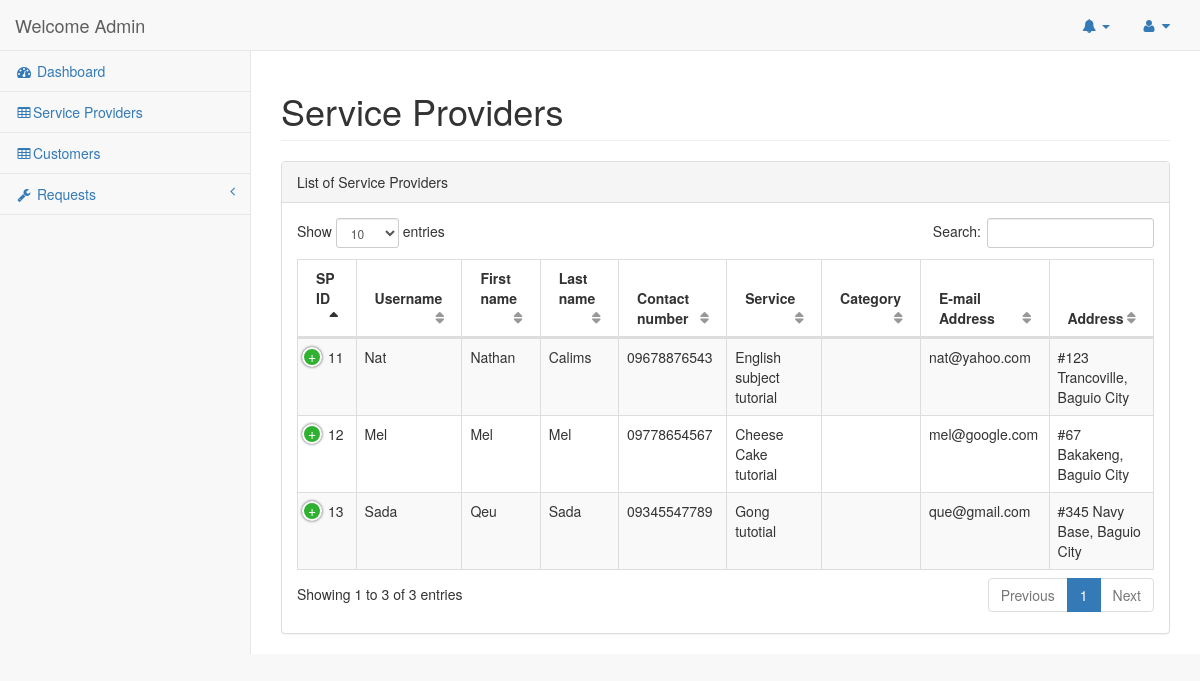
The app's page /adminModule/index.php/auth/serviceprovider, older data.
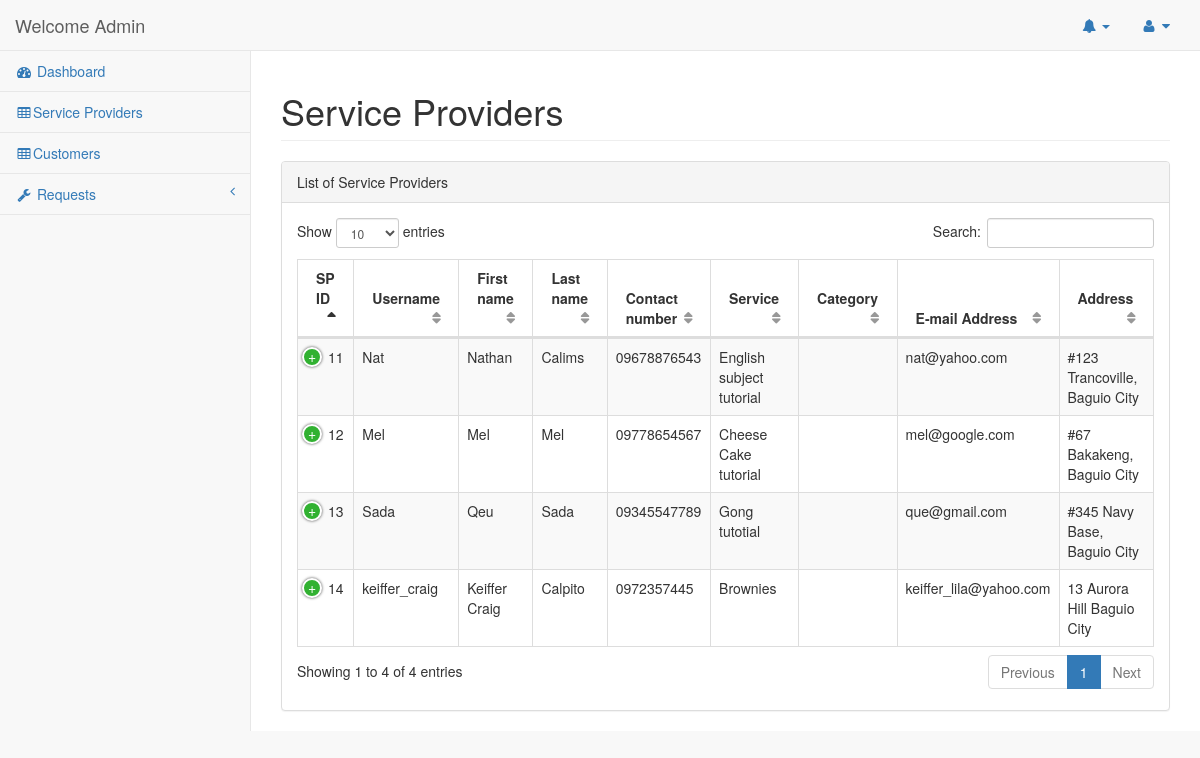
The same page, newer data.
### tables this page shows
CREATE TABLE `service_provider` (
  `spID` int(11) NOT NULL,
  `Username` varchar(45) NOT NULL,
  `FirstName` varchar(45) NOT NULL,
  `LastName` varchar(45) NOT NULL,
  `ContactNumber` varchar(45) NOT NULL,
  `Password` varchar(45) NOT NULL,
  `Service` varchar(45) NOT NULL,
  `Category` enum('math','english','science','socialstudies') NOT NULL,
  `Email` varchar(45) NOT NULL,
  `Address` varchar(45) NOT NULL,
  `Birthdate` varchar(45) NOT NULL,
  `Confirmation` varchar(255) NOT NULL
);

### adminModule/application/controllers/Auth.php (called while the page is built, shortened)
<?php
class Auth extends CI_Controller
{
    public function serviceprovider(){
         $record = $this->ServP->getServP();
        $this->load->view('service_providers', ['record' => $record]);
    }
}

### adminModule/index.php (called while the page is built, shortened)
<?php
require_once BASEPATH.'core/CodeIgniter.php';

### adminModule/application/models/ServP.php (called while the page is built, shortened)
<?php
class ServP extends CI_Model
{
	public function getServP(){
		return $this->db->get('service_provider')->result();
	}
}

### adminModule/application/views/service_providers.php (the view, shortened to what this page needs)
<!DOCTYPE html>
<html lang="en">
<head>
    <link href="assets/vendor/bootstrap/css/bootstrap.min.css" rel="stylesheet">
    <link href="assets/vendor/metisMenu/metisMenu.min.css" rel="stylesheet">
    <link href="assets/vendor/datatables-plugins/dataTables.bootstrap.css" rel="stylesheet">
    <link href="assets/vendor/datatables-responsive/dataTables.responsive.css" rel="stylesheet">
    <link href="assets/dist/css/sb-admin-2.css" rel="stylesheet">
    <link href="assets/vendor/font-awesome/css/font-awesome.min.css" rel="stylesheet" type="text/css">
</head>
<body>
    <div id="wrapper">
        <nav class="navbar navbar-default navbar-static-top" role="navigation" style="margin-bottom: 0">
            <div class="navbar-header">
                <a class="navbar-brand" href="index.html">Welcome Admin</a>
            </div>
            <ul class="nav navbar-top-links navbar-right">
                <li class="dropdown">
                    <a href="#" class="dropdown-toggle" data-toggle="dropdown"><i class="fa fa-bell"></i> <b class="caret"></b></a>
                <li class="dropdown">
                    <a class="dropdown-toggle" data-toggle="dropdown" href="#">
                        <i class="fa fa-user fa-fw"></i> <i class="fa fa-caret-down"></i>
                    </a>
                </li>
            </ul>
            <div class="navbar-default sidebar" role="navigation">
                <div class="sidebar-nav navbar-collapse">
                    <ul class="nav" id="side-menu">
                        <li>
                            <a href="<?php echo base_url(); ?>dashboard"><i class="fa fa-dashboard fa-fw"></i> Dashboard</a>
                        </li>
                        <li>
                            <a href="<?php echo base_url(); ?>serviceprovider"><i class="fa fa-table fa-fw"></i>Service Providers</a>
                        </li>
                         <li class="active">
                            <a href="<?php echo base_url(); ?>customer"><i class="fa fa-table fa-fw"></i>Customers</a>
                        </li>
                        <li>
                            <a href="notifications.html"><i class="fa fa-wrench fa-fw"></i> Requests<span class="fa arrow"></span></a>
                        </li>
                    </ul>
                </div>
            </div>
        </nav>
        <div id="page-wrapper">
            <div class="row">
                <div class="col-lg-12">
                    <h1 class="page-header">Service Providers</h1>
                </div>
            </div>
            <div class="row">
                <div class="col-lg-12">
                    <div class="panel panel-default">
                        <div class="panel-heading">
                            List of Service Providers
                        </div>
                        <div class="panel-body">
                            <table width="100%" class="table table-striped table-bordered table-hover" id="dataTables-example">
                                <thead>
                                    <tr>
                                            <th>SP ID</th>
                                            <th>Username</th>
                                            <th>First name</th>
                                            <th>Last name</th>
                                            <th>Contact number</th>
                                            <th>Service</th>
                                            <th>Category</th>
                                            <th>E-mail Address</th>
                                            <th>Address</th>
                                    </tr>
                                </thead>
                                <tbody>
                                    <?php
                                        foreach($record AS $key => $value)
                                        {?>
                                            <tr>
                                                <td><?php echo $value->spID; ?></td>
                                                <td><?php echo $value->Username; ?></td>
                                                <td><?php echo $value->FirstName; ?></td>
                                                <td><?php echo $value->LastName; ?></td>
                                                <td><?php echo $value->ContactNumber; ?></td>
                                                <td><?php echo $value->Service; ?></td>
                                                <td><?php echo $value->Category; ?></td>
                                                <td><?php echo $value->Email; ?></td>
                                                <td><?php echo $value->Address; ?></td>
                                            </tr>
                                        <?php } ?>
                                </tbody>
                            </table>
                        </div>
                    </div>
                </div>
            </div>
        </div>
    </div>
</body>
</html>

Row changes from the older to the newer data that the page shows:
added service_provider: spID "14", Username "keiffer_craig", FirstName "Keiffer Craig", LastName "Calpito", ContactNumber "0972357445", Service "Brownies", Email "keiffer_lila@yahoo.com", Address "13 Aurora Hill Baguio City"
Text that changed along with them:
text written by a page script: "Show entries Search: Showing 1 to 3 of 3 entries Previous 1 Next" → "Show entries Search: Showing 1 to 4 of 4 entries Previous 1 Next"
